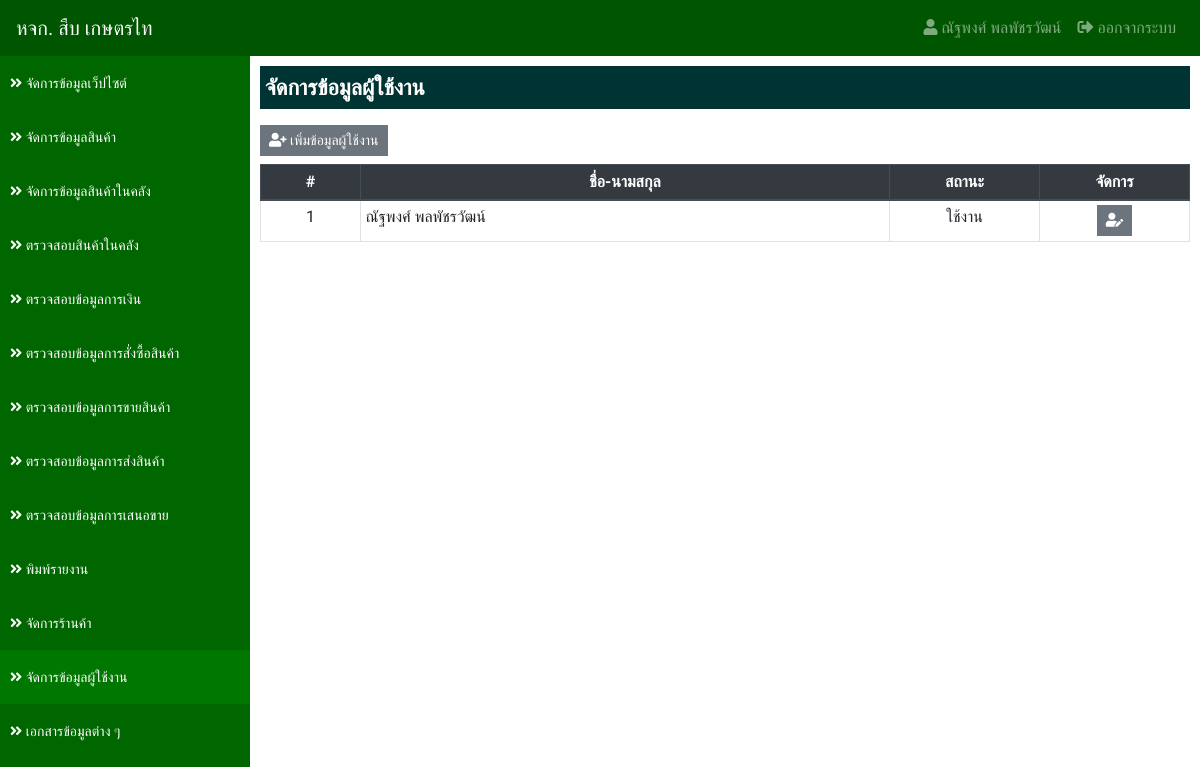
/?app=user&action=user_list (signed in), run on an earlier commit of the app's database.
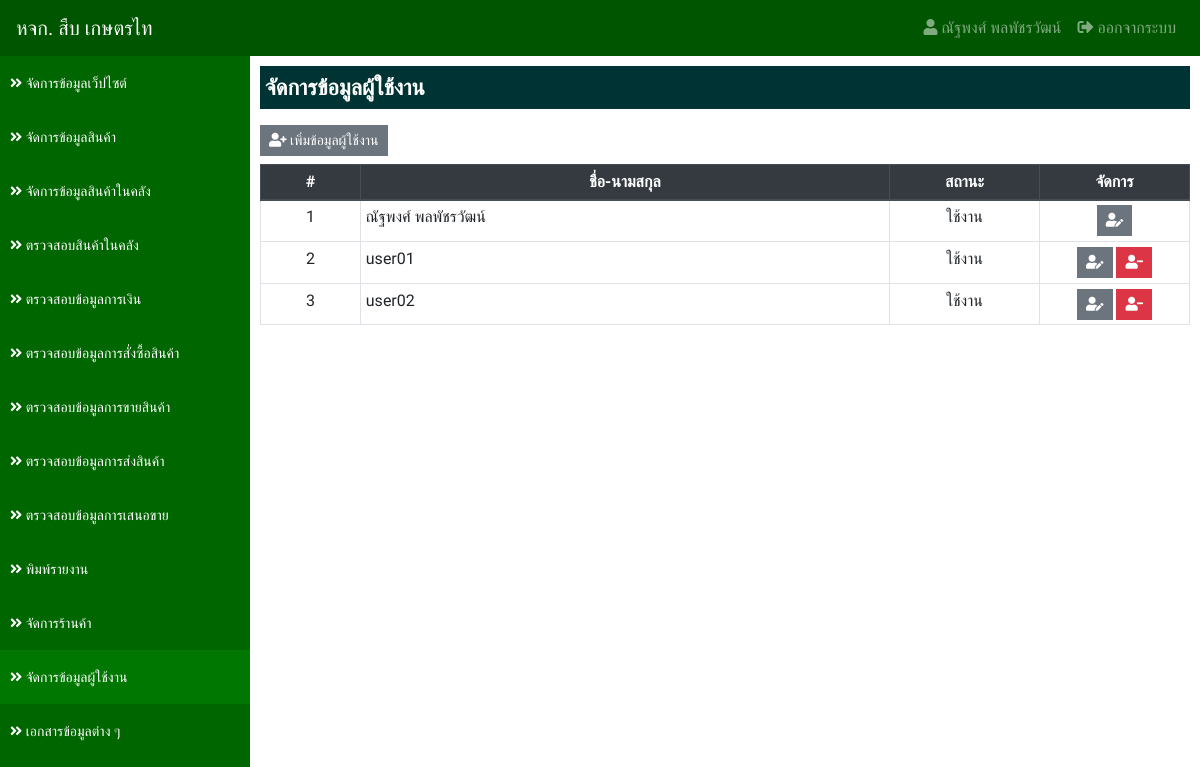
And on a later commit of the database.
### tables this page shows
CREATE TABLE `user_tb` (
  `user_id` int(11) NOT NULL,
  `user_username` varchar(50) NOT NULL COMMENT 'ชื่อผู้ใช้งาน',
  `user_password` varchar(255) NOT NULL COMMENT 'รหัสผ่าน',
  `user_fullname` varchar(255) NOT NULL COMMENT 'ชื่อ-นามสกุล',
  `user_email` varchar(255) NOT NULL COMMENT 'อีเมล',
  `user_phone` varchar(100) NOT NULL COMMENT 'เบอร์โทรศัพท์',
  `user_store` int(11) NOT NULL,
  `user_type` int(1) NOT NULL COMMENT 'ประเภทผู้ใช้ระบบ 1.admin 2.เจ้าของ 3.ผู้ซื้อสินค้า 4.ผู้ขายสินค้า',
  `user_status` int(1) NOT NULL COMMENT 'สถานะ'
);

### applications/connect_db.php (called while the page is built, shortened)
<?php
    $serveName      = "localhost";
    $userConect     = "root";
    $passConnect    = "";
    $DB             = "sub_data";
    $conn           = new mysqli($serveName, $userConect, $passConnect, $DB);
    $conn->set_charset("utf8");
    $status         = array('', 'ใช้งาน', 'ปิดการใช้งาน');
    function select_db($sql) {
        Global $conn;
        return $conn->query($sql);
    }
?>

### applications/user/user_list.php (the view, shortened to what this page needs)
<?php
    $result = select_db("
        SELECT
            user_tb.user_id,
            user_tb.user_fullname,
            user_tb.user_type,
            user_tb.user_status
        FROM user_tb
        WHERE user_status != '3'
    ");
?>
<div class="detail">
    <p class="title">จัดการข้อมูลผู้ใช้งาน</p>
    <a href="?app=user&action=user_add" class="btn btn-secondary btn-sm mb-2"><i class="fas fa-user-plus"></i> เพิ่มข้อมูลผู้ใช้งาน</a>
    <table class="table table-bordered table-hover table-sm">
        <thead class="thead-dark">
            <tr>
                <th class="text-center" style="width: 100px;">#</th>
                <th class="text-center">ชื่อ-นามสกุล</th>
                <th class="text-center" style="width: 150px;">สถานะ</th>
                <th class="text-center" style="width: 150px;">จัดการ</th>
            </tr>
        </thead>
        <tbody>
            <?php
            if ($result->num_rows > 0) {
                $i = 1;
                while($row = $result->fetch_assoc()) {
            ?>
                <tr>
                    <td class="text-center"><?php echo $i; ?></td>
                    <td><?php echo $row['user_fullname']; ?></td>
                    <td class="text-center"><?php echo $status[$row['user_status']]?></td>
                    <td class="text-center">
                        <a href="?app=user&action=user_edit&id=<?php echo $row['user_id']; ?>" class="btn btn-secondary btn-sm"><i class="fas fa-user-edit"></i></a>
                        <?php if ($row['user_id'] != 1) { ?>
                        <a href="?app=user&action=user_delete&id=<?php echo $row['user_id']; ?>" class="btn btn-danger btn-sm" onclick="confirm('ยืนยันการลบข้อมูล');"><i class="fas fa-user-minus"></i></a>
                        <?php } ?>
                    </td>
                </tr>
            <?php
                $i++;
                }
            } else {
            ?>
                <tr>
                    <td class="text-center" colspan="4">ไม่มีข้อมูล</td>
                </tr>
            <?php } ?>
        </tbody>
    </table>
</div>

What changed in the data, as far as the page shows it:
added user_tb: user_fullname "user01", user_status "ใช้งาน"
added user_tb: user_fullname "user02", user_status "ใช้งาน"
